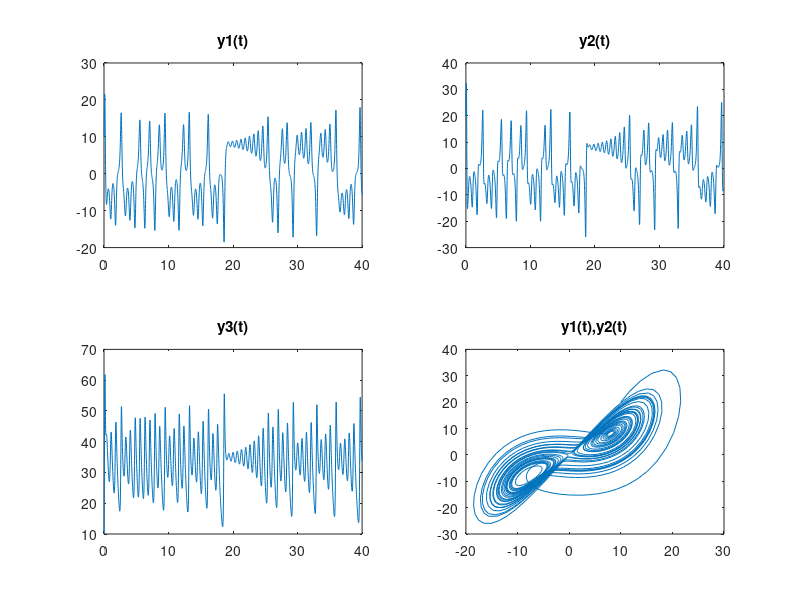

This figure's MATLAB source:
function lor
Y0 = [10;20;10];
[T, Y] = ode45(@oscil, [0 40], Y0);
subplot(2,2,1); plot(T, Y(:,1));title('y1(t)')
subplot(2,2,2); plot(T, Y(:,2));title('y2(t)')
subplot(2,2,3); plot(T, Y(:,3));title('y3(t)')
subplot(2,2,4); plot(Y(:,1),Y(:,2));title('y1(t),y2(t)')

function F = oscil(t, y)
F = [-9*y(1)+9*y(2); 36*y(1)-y(2)-y(1)*y(3); y(1)*y(2)-(13/7)*y(3)];
